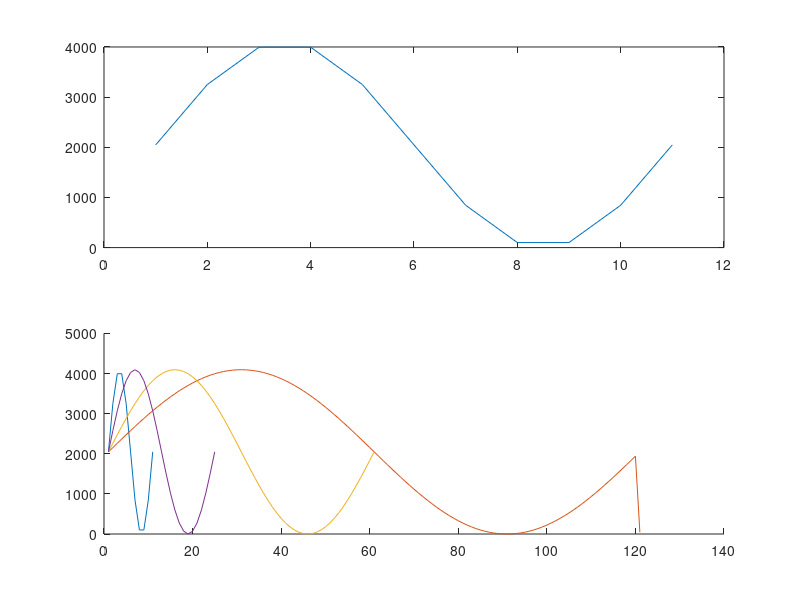

Write the MATLAB code that produced this figure.
% clc
% clear all
% m=120 %numero de muestras
% n=0:m;
% v=1.15*sin(2*pi*n/m)+1.15; %% 1.158 pa q no salga negativos
% re= 0.0005616;
% format bank
% e=(v./re);
% C=round(e);
% str = dec2hex(C)
% fprintf(' 0x%X,',C)
h=0.1;
clc
clear all
m=10; %numero de muestras
n=0:m;
v=1.15*sin(2*pi*n/m)+1.15; %% 1.158 pa q no salga negativos
re= 0.0005616;
format bank
e=(v./re)
C=fix(e);
str = dec2hex(C);
fprintf('0x%X,',C)
t=0:1; 
figure(1)
subplot(211)
plot(e)
subplot(212)
hold on
plot(e)
j1=[2047,2154,2261,2367,2473,2577,2680,2781,2880,2977,3071,3162,3250,3336,3417,3495,3569,3638,3703,3764,3820,3871,3917,3959,3994,4025,4050,4069,4083,4092,4095,4092,4083,4069,4050,4025,3994,3959,3917,3871,3820,3764,3703,3638,3569,3495,3417,3336,3250,3162,3071,2977,2880,2781,2680,2577,2473,2367,2261,2154,2047,1940,1833,1727,1621,1517,1414,1313,1214,1117,1023,932,844,758,677,599,525,456,391,330,274,223,177,135,100,69,44,25,11,2,0,2,11,25,44,69,100,135,177,223,274,330,391,456,525,599,677,758,844,932,1023,1117,1214,1313,1414,1517,1621,1727,1833,1940,44];
j2=[2047 2261 2473 2680 2880 3071 3250 3417 3569 3703 3820 3917 3994 4050 4083 4095 4083 4050 3994 3917 3820 3703 3569 3417 3250 3071 2880 2680 2473 2261 2047 1833 1621 1414 1214 1023 844 677 525 391 274 177 100 44 11 0 11 44 100 177 274 391 525 677 844 1023 1214 1414 1621 1833 2047];
j3=[2048 2577 3071 3495 3821 4025 4095 4025 3821 3495 3071 2577 2047 1518 1024 600 274 70 0 70 274 600 1024 1518 2047];
j4=[2048 2680 3251 3704 3995 4095 3995 3704 3251 2680 2048 1415 844 391 100 0 100 391 844 1415 2048];
j5=[];
% subplot(412)
plot(j1)
% subplot(413)
plot(j2)
% subplot(414)
plot(j3)
% plot(j4)
hold off